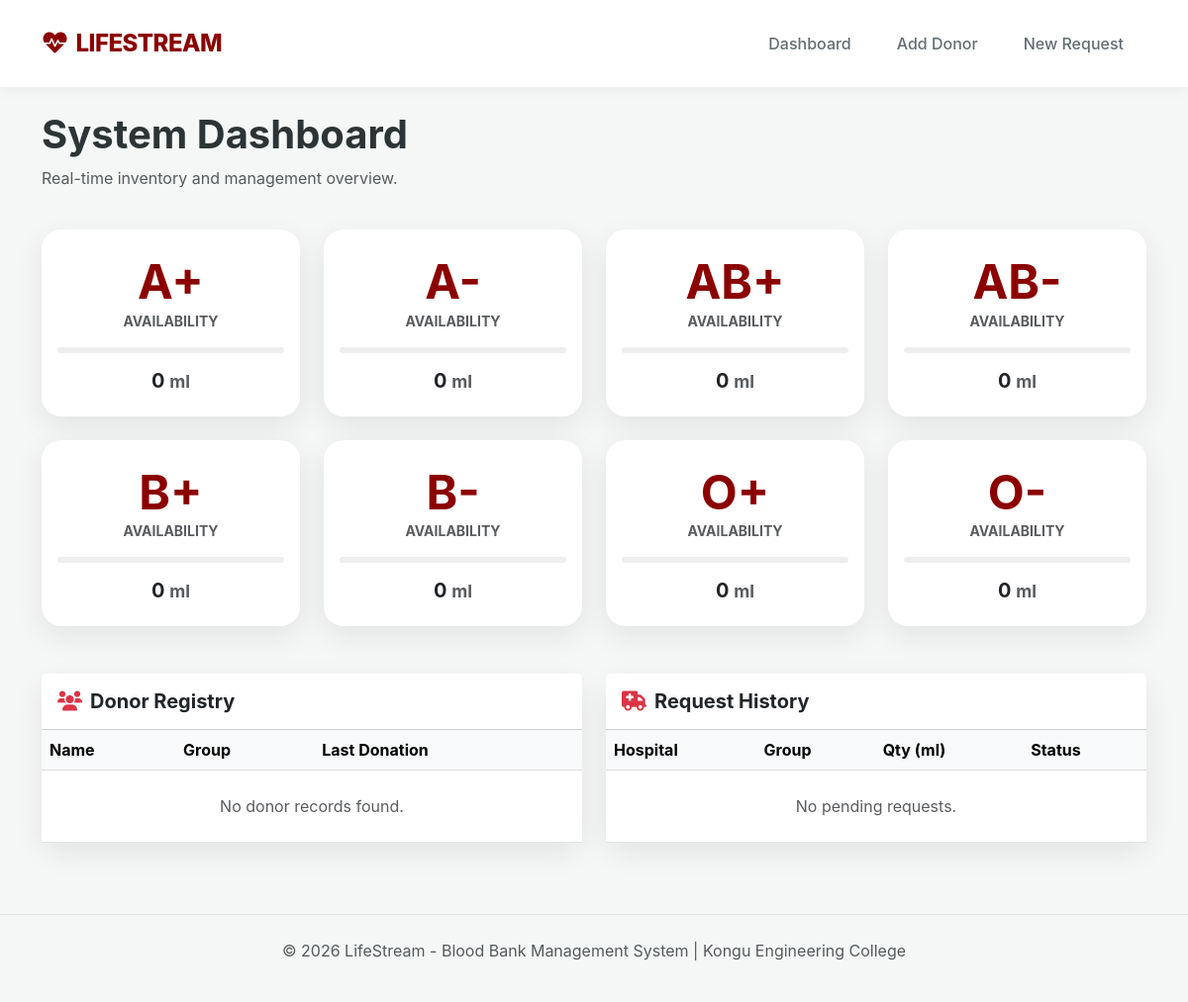
The page / on the database its author committed.
### app.py (models this page shows)
class BloodStock(db.Model):
    __tablename__ = 'blood_stock'
    stock_id = db.Column(db.Integer, primary_key=True)
    blood_group = db.Column(db.String(5), unique=True, nullable=False)
    quantity_ml = db.Column(db.Integer, default=0)
    last_updated = db.Column(db.DateTime, default=datetime.utcnow, onupdate=datetime.utcnow)

### app.py (the view)
@app.route('/')
def dashboard():
    stocks = BloodStock.query.order_by(BloodStock.blood_group).all()
    all_donors = Donor.query.order_by(Donor.created_at.desc()).all()
    all_requests = BloodRequest.query.order_by(BloodRequest.request_date.desc()).all()
    return render_template('dashboard.html', stocks=stocks, donors=all_donors, requests=all_requests)

### templates/dashboard.html (shortened to what this page needs)
{% extends "base.html" %}
{% block content %}
<div class="row mb-4">
    <div class="col-12">
        <h2 class="display-6 fw-bold">System Dashboard</h2>
        <p class="text-muted">Real-time inventory and management overview.</p>
    </div>
</div>
<div class="row row-cols-1 row-cols-md-4 g-4 mb-5">
    {% for stock in stocks %}
    <div class="col">
        <div class="card blood-card h-100 border-0">
            <div class="card-body text-center py-4">
                <h1 class="display-5 fw-bold mb-0">{{ stock.blood_group }}</h1>
                <p class="text-muted small text-uppercase fw-bold mb-3">Availability</p>
                <div class="progress mb-3" style="height: 6px; background-color: #eee;">
                </div>
                <h5 class="mb-0 fw-bold">{{ stock.quantity_ml }} <small class="text-muted">ml</small></h5>
            </div>
        </div>
    </div>
    {% endfor %}
</div>
<div class="row">
    <div class="col-md-6 mb-4">
        <div class="card h-100">
            <div class="card-header bg-white py-3">
                <h5 class="mb-0 fw-bold"><i class="fas fa-users me-2 text-danger"></i>Donor Registry</h5>
            </div>
            <div class="card-body p-0">
                <div class="table-responsive">
                    <table class="table table-hover mb-0">
                        <thead class="table-light">
                            <tr>
                                <th>Name</th>
                                <th>Group</th>
                                <th>Last Donation</th>
                            </tr>
                        </thead>
                        <tbody>
                            {% for donor in donors %}
                            <tr>
                                <td class="py-3 fw-medium">{{ donor.name }}</td>
                                <td class="py-3"><span class="badge rounded-pill px-3" style="background-color: #ffebee; color: var(--primary-red);">{{ donor.blood_group }}</span></td>
                                <td class="py-3 text-muted">{{ donor.last_donation_date }}</td>
                            </tr>
                            {% else %}
                            <tr>
                                <td colspan="3" class="text-center py-4 text-muted">No donor records found.</td>
                            </tr>
                            {% endfor %}
                        </tbody>
                    </table>
                </div>
            </div>
        </div>
    </div>
    <div class="col-md-6 mb-4">
        <div class="card h-100">
            <div class="card-header bg-white py-3">
                <h5 class="mb-0 fw-bold"><i class="fas fa-ambulance me-2 text-danger"></i>Request History</h5>
            </div>
            <div class="card-body p-0">
                <div class="table-responsive">
                    <table class="table table-hover mb-0">
                        <thead class="table-light">
                            <tr>
                                <th>Hospital</th>
                                <th>Group</th>
                                <th>Qty (ml)</th>
                                <th>Status</th>
                            </tr>
                        </thead>
                        <tbody>
                            {% for req in requests %}
                            <tr>
                                <td class="py-3 fw-medium">{{ req.hospital_name }}</td>
                                <td class="py-3"><span class="badge rounded-pill px-3" style="background-color: #ffebee; color: var(--primary-red);">{{ req.blood_group_required }}</span></td>
                                <td class="py-3">{{ req.quantity_required_ml }} ml</td>
                                <td class="py-3"><span class="badge bg-light text-dark border">{{ req.status }}</span></td>
                            </tr>
                            {% else %}
                            <tr>
                                <td colspan="4" class="text-center py-4 text-muted">No pending requests.</td>
                            </tr>
                            {% endfor %}
                        </tbody>
                    </table>
                </div>
            </div>
        </div>
    </div>
</div>
{% endblock %}

### templates/base.html (shortened to what this page needs)
<!DOCTYPE html>
<html lang="en">
<head>
    <link href="https://cdn.jsdelivr.net/npm/bootstrap@5.3.0/dist/css/bootstrap.min.css" rel="stylesheet">
    <link rel="stylesheet" href="https://cdnjs.cloudflare.com/ajax/libs/font-awesome/6.0.0/css/all.min.css">
</head>
<body>
<nav class="navbar navbar-expand-lg navbar-dark sticky-top">
    <div class="container">
        <a class="navbar-brand" href="/"><i class="fas fa-heartbeat me-2"></i>LIFESTREAM</a>
        <div class="collapse navbar-collapse" id="navbarNav">
            <ul class="navbar-nav ms-auto">
                <li class="nav-item">
                    <a class="nav-link" href="{{ url_for('dashboard') }}">Dashboard</a>
                </li>
                <li class="nav-item">
                    <a class="nav-link" href="{{ url_for('add_donor') }}">Add Donor</a>
                </li>
                <li class="nav-item">
                    <a class="nav-link" href="{{ url_for('request_blood') }}">New Request</a>
                </li>
            </ul>
        </div>
    </div>
</nav>
<div class="container mt-4">
    {% block content %}{% endblock %}
</div>
<footer class="text-center mt-5 py-4 text-muted border-top">
    <p>&copy; 2026 LifeStream - Blood Bank Management System | Kongu Engineering College</p>
</footer>
</body>
</html>

### templates/base.html (style rules this page uses)
:root { --primary-red: #8b0000; --accent-red: #d32f2f; --soft-bg: #fdfdfd; --card-shadow: 0 10px 30px rgba(0,0,0,0.08); }
body { background-color: #f4f7f6; font-family: 'Inter', 'Segoe UI', system-ui, -apple-system, sans-serif; color: #2d3436; }
.navbar { background-color: white !important; box-shadow: 0 2px 15px rgba(0,0,0,0.05); padding: 15px 0; }
.navbar-brand { color: var(--primary-red) !important; font-weight: 800; letter-spacing: -0.5px; font-size: 1.5rem; }
.nav-link { color: #636e72 !important; font-weight: 500; margin: 0 10px; transition: color 0.3s ease; }
.card { border: none; border-radius: 20px; box-shadow: var(--card-shadow); transition: transform 0.3s cubic-bezier(0.175, 0.885, 0.32, 1.275); background: white; }
.blood-card { background: white; border-bottom: 5px solid var(--primary-red); }
.blood-card h1 { color: var(--primary-red); font-weight: 800; }
.nav-link { color: #333; padding: 12px 20px; border-radius: 10px; margin: 5px 15px; }

### rows shown on the page
BloodStock: blood_group "A+", quantity_ml "0"
BloodStock: blood_group "A-", quantity_ml "0"
BloodStock: blood_group "AB+", quantity_ml "0"
BloodStock: blood_group "AB-", quantity_ml "0"
BloodStock: blood_group "B+", quantity_ml "0"
BloodStock: blood_group "B-", quantity_ml "0"
BloodStock: blood_group "O+", quantity_ml "0"
BloodStock: blood_group "O-", quantity_ml "0"
